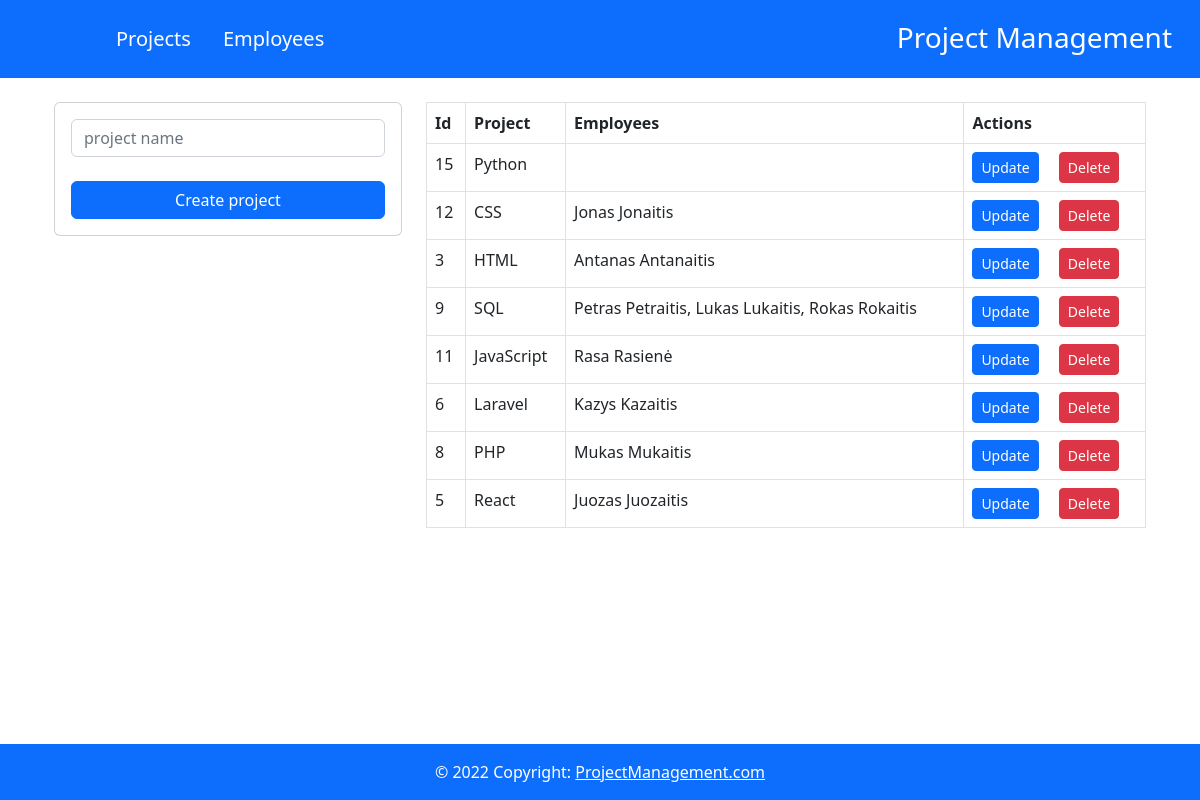
The page / on the database its author committed.
### tables this page shows
CREATE TABLE `projects` (
  `Project_id` int(50) NOT NULL AUTO_INCREMENT,
  `Project_name` varchar(255) NOT NULL,
  PRIMARY KEY (`Project_id`,`Project_name`)
);

### index.php (the view, shortened to what this page needs)
<!DOCTYPE html>
<html lang="en">
<head>
    <?php include 'includes/header.php'; ?>
</head>
<body>
    <?php include("db.php"); ?>
    <?php include 'includes/navbar.php'; ?>
    <div class="container p-4">
        <div class="row">
            <div class="col-md-4">
                <div class="card card-body">
                    <form action="create.php" method="POST">
                        <div class="form-group mb-4">
                            <input type="text" name="Project_name" class="form-control" placeholder="project name" autofocus>
                        </div>
                        <div class="d-grid gap-2">
                            <input type="submit" class="btn btn-primary  btn-block" name="create" value="Create project">
                        </div>
                    </form>
                </div>
            </div>
            <div class="col-md-8">
                <table class="table table-bordered">
                    <thead>
                        <tr>
                            <th>Id</th>
                            <th>Project</th>
                            <th>Employees</th>
                            <th>Actions</th>
                        </tr>
                    </thead>
                    <tbody>
                        <?php
                        $sql = 'SELECT projects.*, group_concat(" ", firstName," ",lastName) as combinedEmp
                                FROM employees
                                RIGHT JOIN projects ON Project_id = employees.addedProject
                                GROUP BY Project_name
                                ORDER BY id';
                        $result_projects = mysqli_query($conn, $sql);
                        while ($row = mysqli_fetch_array($result_projects)) { ?>
                            <tr>
                                <td><?php echo $row['Project_id'] ?></td>
                                <td><?php echo $row['Project_name'] ?></td>
                                <td><?php echo $row['combinedEmp'] ?></td>
                                <td>
                                    <a href="update_project.php?id=<?php echo $row['Project_id']?>" class="btn btn-primary btn-sm me-3">
                                        Update
                                    </a>
                                    <a href="delete_project.php?id=<?php echo $row['Project_id']?>" class="btn btn-danger btn-sm">
                                        Delete
                                    </a>
                                </td>
                            </tr>
                        <?php } ?>
                    </tbody>
                </table>
            </div>
        </div>
    </div>
    <?php include 'includes/footer.php'; ?>
</body>
</html>

### includes/header.php (shortened to what this page needs)
<link href="https://cdn.jsdelivr.net/npm/bootstrap@5.2.1/dist/css/bootstrap.min.css" rel="stylesheet">

### includes/navbar.php (shortened to what this page needs)
<nav class="navbar navbar-expand-lg bg-primary">
        <div class="container-fluid">
            <div class="collapse navbar-collapse position-relative" id="navbarNavAltMarkup">
                <div class="navbar-nav mx-5 pt-2 pb-2 ps-5">
                    <a class="nav-link active text-white me-3 fs-5" aria-current="page" href="index.php">Projects</a>
                    <a class="nav-link active text-white fs-5" aria-current="page" href="employees.php">Employees</a>
                    <h3 class="navbar-brand text-white position-absolute end-0 ms-5 fs-3">Project Management</h3>
                </div>
            </div>
        </div>
    </nav>

### includes/footer.php
<footer class="text-center text-white fixed-bottom">
    <div class="text-center p-3 bg-primary ">
        © 2022 Copyright:
        <a class="text-white" href="http://localhost/CRUD_SQL/index.php">ProjectManagement.com</a>
    </div>
</footer>

### rows shown on the page
projects: Project "15", Project_name "Python"
projects: Project "12", Project_name "CSS", combinedEmp "Jonas Jonaitis"
projects: Project "3", Project_name "HTML", combinedEmp "Antanas Antanaitis"
projects: Project "9", Project_name "SQL", combinedEmp "Petras Petraitis, Lukas Lukaitis, Rokas Rokaitis"
projects: Project "11", Project_name "JavaScript", combinedEmp "Rasa Rasienė"
projects: Project "6", Project_name "Laravel", combinedEmp "Kazys Kazaitis"
projects: Project "8", Project_name "PHP", combinedEmp "Mukas Mukaitis"
projects: Project "5", Project_name "React", combinedEmp "Juozas Juozaitis"
